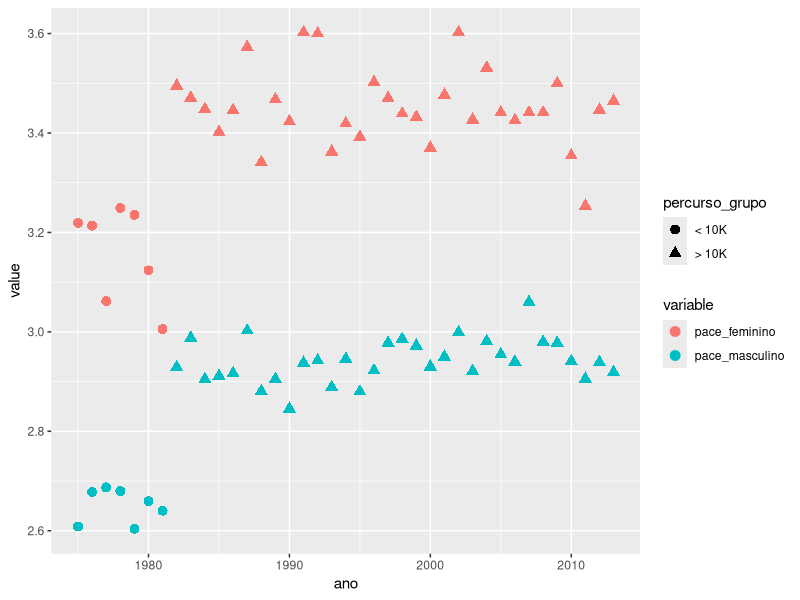
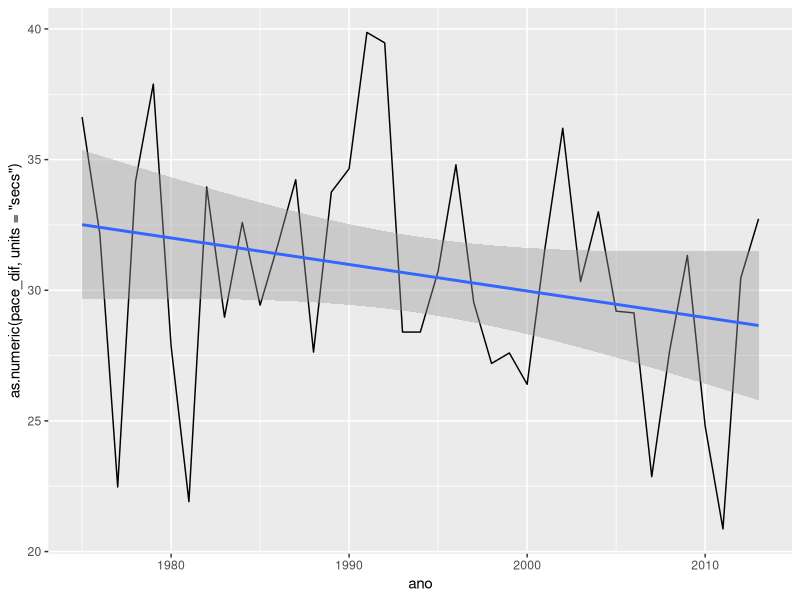
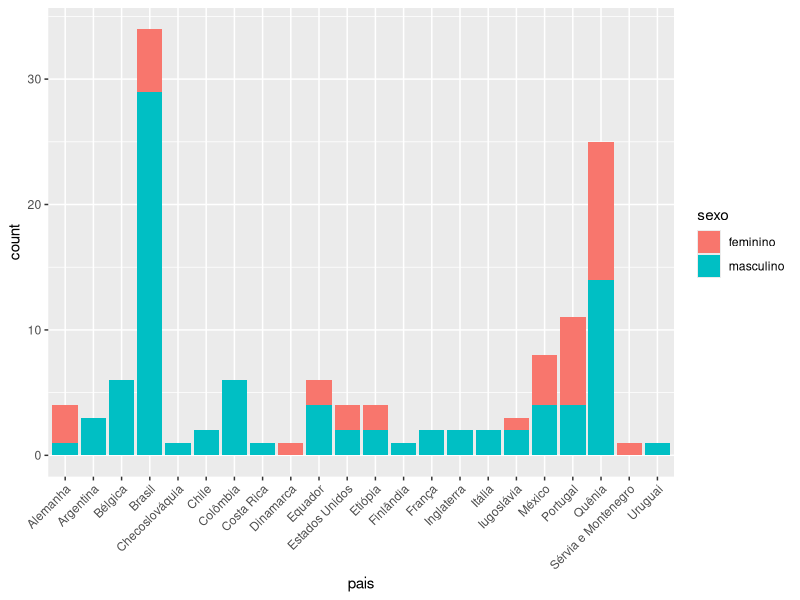
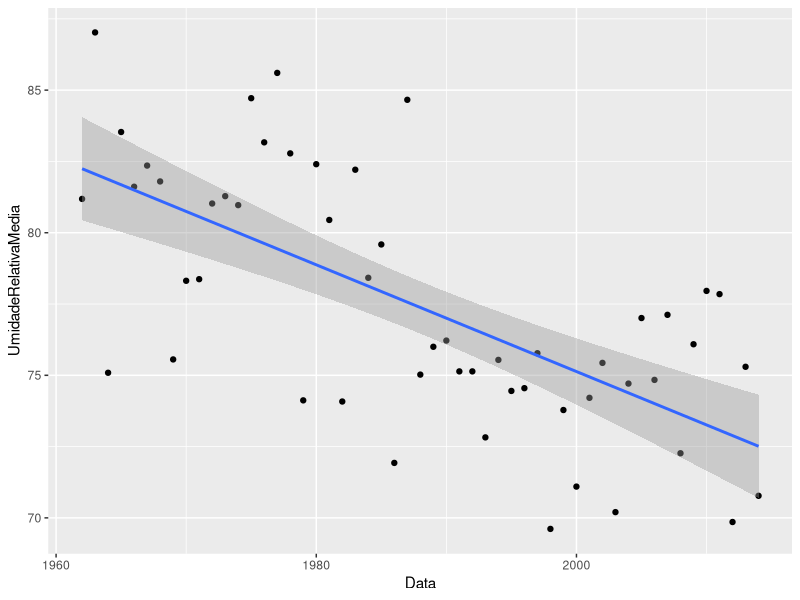
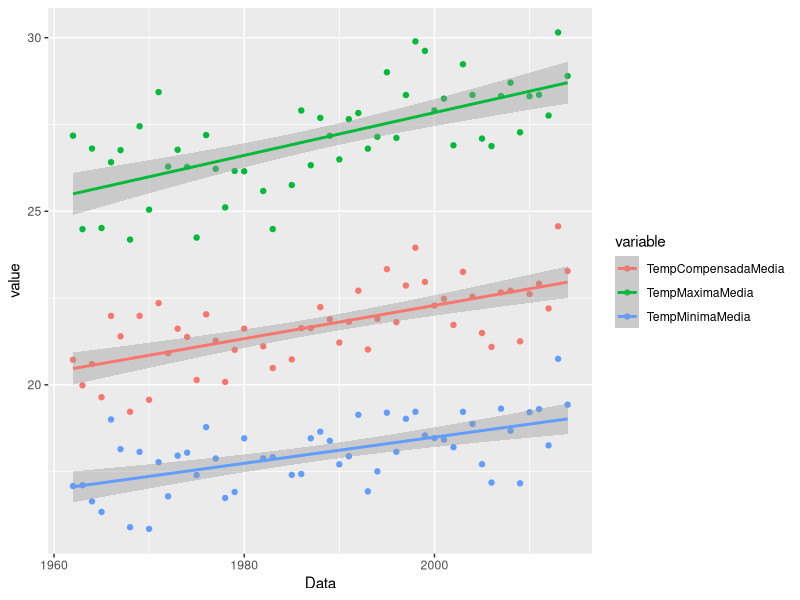
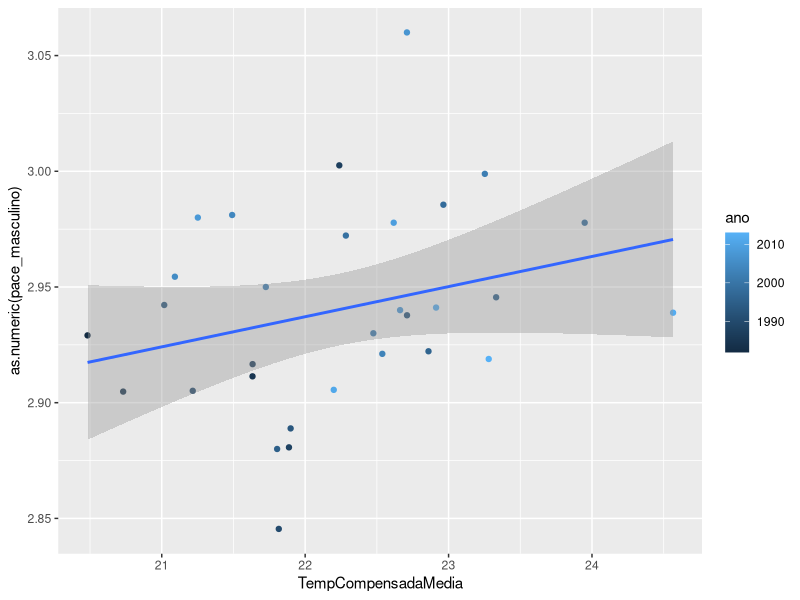
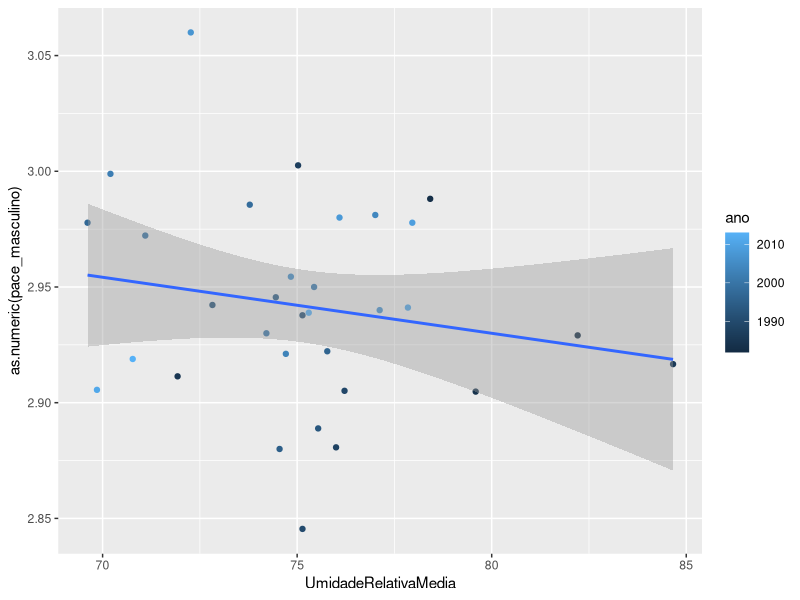

Write the R code that produced these figures, in order.

library(ggplot2)
library(dplyr)
library(tidyr)
library(lubridate)

ss <- read.csv('saosilvestre.csv', header=TRUE, stringsAsFactor=FALSE)
ss <- ss %>%
  mutate(data=ISOdate(ano, 12, 1), 
         horario=paste(format(data, '%Y-%m-%d'), horario),
         tempo=as.difftime(tempo),
         pace=1000*tempo/percurso) %>% # criar data e pace e formatar tempo e horario
  arrange(ano, tempo) %>%              # ordenar por tempo
  group_by(ano) %>%                    # agrupar por ano e marcar masculino e feminino
  mutate(sexo=if (n() == 1) 'masculino' else c('masculino', 'feminino')) %>%
  ungroup

## limpeza de dados
# dados faltantes
idx <- grep('^-', ss$pais)
ss[idx[1], 'pais'] <- 'Brasil'
ss[idx[2], 'pais'] <- 'Quênia'

idx <- grep('^$', ss$pais)
ss[idx, 'pais'] <- 'Brasil'

# percurso errado - atualiza o percurso e recalcula o pace.
# o pace ajuda a identificar o percurso errado
ss[which(ss$pace > 4),]$percurso <- 15000
ss <- ss %>% mutate(pace=1000*tempo/percurso)

# agrupamento por ano para comparar masculino e feminino
ss_ano <- ss %>%
  group_by(ano) %>% 
  summarise(corrida=n(), masculino=min(tempo), feminino=max(tempo), percurso=max(percurso)) %>%
  mutate(pace_masculino=1000*masculino/percurso, pace_feminino=1000*feminino/percurso) %>%
  mutate(percurso_grupo=cut(percurso, breaks=c(0,10000, 15000), labels=c('< 10K', '> 10K'))) %>%
  mutate(pace_dif=pace_feminino-pace_masculino) %>%
  select(ano, corrida, percurso_grupo, pace_masculino, pace_feminino, pace_dif)

ss_ano_m <- gather(ss_ano, variable, value, -ano, -corrida, -percurso_grupo, -pace_dif)
ss_ano_m <- ss_ano_m %>% mutate(value=as.numeric(value))


# análise pace_dif ----
# 
ggplot(data=filter(ss_ano_m, corrida == 2), aes(x=ano, y=value, colour=variable, shape=percurso_grupo)) +
  geom_point(size=3)

ggplot(data=filter(ss_ano, corrida == 2), aes(x=ano, y=as.numeric(pace_dif, units='secs'))) +
  geom_line() + stat_smooth(method='lm')

# análise da regressão pace_dif ~ ano
fit <- lm(as.numeric(pace_dif) ~ ano, data=filter(ss_ano, corrida == 2))
summary(fit)

# 
ggplot(data=ss, aes(pais, fill=sexo)) +
  geom_bar() +
  theme(axis.text.x=element_text(angle=45, hjust=1))

# análise de umidade relativa ----
#
temp <- read.csv('temperatura.csv', header=TRUE, stringsAsFactor=FALSE)
temp <- temp %>%
  mutate(Data=dmy(Data))

ggplot(data=temp, aes(x=Data, y=UmidadeRelativaMedia)) + geom_point() + stat_smooth(method='lm')

fit <- lm(as.numeric(UmidadeRelativaMedia) ~ year(Data), data=temp)
summary(fit)

ggplot(data=gather(temp, variable, value, -Data, -UmidadeRelativaMedia), aes(x=Data, y=value, colour=variable)) +
  geom_point() + stat_smooth(method='lm')

fit <- lm(as.numeric(TempCompensadaMedia) ~ year(Data), data=temp)
summary(fit)

# relacionando pace masculino e UmidadeRelativaMedia e TempCompensadaMedia
temp <- temp %>% mutate(ano=year(Data))
ss_temp <- merge(ss_ano, temp, by='ano')

ggplot(data=filter(ss_temp, percurso_grupo == '> 10K'), aes(x=TempCompensadaMedia, y=as.numeric(pace_masculino), colour=ano)) +
  geom_point() + stat_smooth(method='lm')

ggplot(data=filter(ss_temp, percurso_grupo == '> 10K'), aes(x=UmidadeRelativaMedia, y=as.numeric(pace_masculino), colour=ano)) +
  geom_point() + stat_smooth(method='lm')

fit <- lm(as.numeric(UmidadeRelativaMedia) ~ as.numeric(pace_masculino), data=ss_temp)
summary(fit)

fit <- lm(as.numeric(TempCompensadaMedia) ~ as.numeric(pace_masculino), data=ss_temp)
summary(fit)
